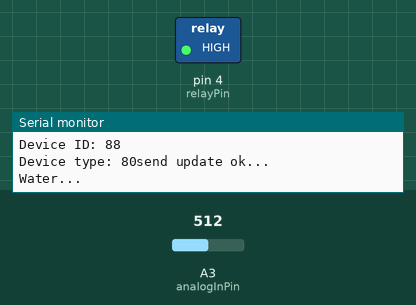
The sketch below on a simulated Arduino Uno, built with avr-gcc and run on an emulated ATmega328P. On the bench: switched loads named in the sketch (green lamp = pin HIGH), the last lines printed to the serial monitor. Dashed ring = blinking. Inputs (shaded band) come from the test bench; at power-on: A3 (analogInPin) = 512. No radio packets arrive unless stated.

Above: at 1.2 s.
1.3 s: A3 (analogInPin) set to 463
4.3 s: A3 (analogInPin) set to 442
At 6.4 s:
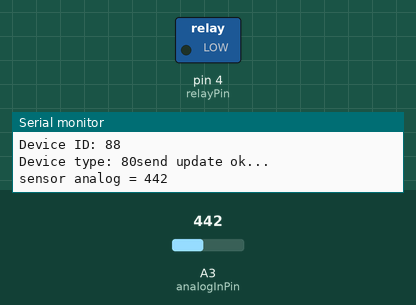
Timing chart, 0 to 7.9 s (numbered marks = the images above; inputs shaded):
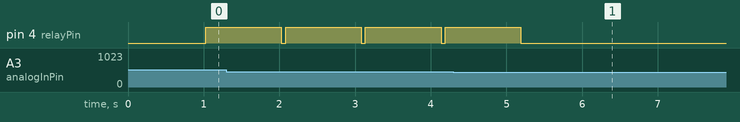

The sketch:

MoisureSwitch.ino
```cpp
#include <SPI.h>
#include <EEPROM.h>
#include "nRF24L01.h"
#include "RF24.h"
#include "printf.h"
#include "smarthome.h"

#define DEVICE_ID 88
#define DEVICE_TYPE 80
#define UPDATE_INTERVAL 300000
#define CHECK_TIME 1000
#define WATER_TIME 1000

// Set up nRF24L01 radio on SPI bus plus pins 8 & 9
RF24 radio(9, 10);

const int analogInPin = A3;   // Analog input pin of moisuer sensor
int sensorValue = 0;          // value read from the sensor
int dry_point = 0;            // Store a standard value of dry status
long delay_value = 0;
int relayPin = 4;
unsigned long lastCheckTime = 0;
unsigned long checkTime = 0;

void sendUpdate()
{
  message msg;
  msg.deviceID = DEVICE_ID;
  msg.deviceType = DEVICE_TYPE;
  msg.msgType = 2;
  msg.data[0] = sensorValue;
  msg.data[1] = dry_point;
  msg.data[2] = 0;

  printf("\nMsg size: %d", sizeof(struct message));
  printf("\nMsg Type type: %d", msg.msgType);
  printf("\nDevice ID: %d", msg.deviceID);
  printf("\nDevice type: %d", msg.deviceType);

  // Stop listening so we can talk
  radio.stopListening();
  bool ok = radio.write( &msg, sizeof(struct message));
  if (ok)
    printf("send update ok... \n");
  else
    printf("send update failed.\n\r");

  // Continue listening
  radio.startListening();
}
void setup()
{
  // Init message
  // Start serial connection
  Serial.begin(9600);

  //
  // Print preamble
  //

  printf_begin();

  // initialize the moisure signal.
  dry_point = 450;
  pinMode(relayPin, OUTPUT); // Configure pin2,3,4 as an output
  digitalWrite(relayPin, LOW); // init OFF all relay
  delay_value = 0;
  checkTime = millis();

  //
  // Setup and configure rf radio
  //
  radio.begin();

  // Optionally, increase the delay between retries & # of retries
  radio.setRetries(15, 15);

  // Optionally, reduce the payload size.  seems to
  // Improve reliability
  radio.setPayloadSize( sizeof(struct message) );

  //
  // Open pipes to other nodes for communication
  //

  radio.openWritingPipe(GATEWAY_PIPE);
  radio.openReadingPipe(1, CLIENT_PIPE+DEVICE_ID);

  //
  // Start listening
  //

  radio.startListening();

  //
  // Dump the configuration of the rf unit for debugging
  //

  radio.printDetails();

  // Waiting for Gateway implement the register command
  delay(50);

  sendUpdate();

  // Initial Health Check Cycle
  lastCheckTime = millis();
}
void loop()
{
  //Check moisure sensor
  // read the analog in value:
  sensorValue = analogRead(analogInPin);
  if((millis() - checkTime) > CHECK_TIME )      // Send Update Status after 1 minutes
  {
    sendUpdate();
    // Update Health Check Time
    checkTime = millis();

    if(sensorValue > dry_point){
      // Water
      Serial.println("Water..." );
      digitalWrite(relayPin, HIGH);
      delay(WATER_TIME);
      Serial.println("Done!" );
      digitalWrite(relayPin, LOW);
    }

    // print the results to the serial monitor:
    Serial.print("sensor analog = " );
    Serial.println(sensorValue);
  }

  // Get command form server
  if (radio.available())
  {
    printf("\nData comes");
    struct message msg;
    bool done = false;
    // Dump the payloads until we've gotten everything
    while (!done)
    {
      // Fetch the payload, and see if this was the last one.
      done = radio.read( &msg, sizeof(struct message));
    }
    printf("\n\n\n");
    printf("\nMessage: msgType - %d;", msg.msgType);
    printf("\ndeviceID - %d", msg.deviceID);
    printf("\ndeviceType - %d;", msg.deviceType);
    printf("\ndata1: %d", msg.data[0]);
    printf("\ndata2: %d", msg.data[1]);
    printf("\ndata3: %d", msg.data[2]);
    printf("\n\n\n");
    // Check destination ID
    if (msg.deviceID == DEVICE_ID){
      // Update status if Switchboard received command request status from Gateway
      if (msg.msgType == RequireUpdate){
        sendUpdate();
        // Update Health Check Time
        lastCheckTime = millis();
      } else if (msg.msgType == ChangeStatus){
          // Water
          Serial.println("Water..." );
          digitalWrite(relayPin, HIGH);
          delay(WATER_TIME);
          Serial.println("Done!" );
          digitalWrite(relayPin, LOW);
      } else if (msg.msgType == DailyWater){
        if(sensorValue < dry_point){
          // Water
          Serial.println("Water..." );
          digitalWrite(relayPin, HIGH);
          delay(WATER_TIME);
          Serial.println("Done!" );
          digitalWrite(relayPin, LOW);
        }
      } else if (msg.msgType == SendSettings) {
        dry_point = msg.data[0];
        sendUpdate();
        // Update Health Check Time
        lastCheckTime = millis();
      } else if (msg.deviceID == BROADCAST_ID){
        if (msg.msgType == RequireUpdate){
          // Waiting for other clients send status update to Gateway done
          delay(DEVICE_ID*20);
          sendUpdate();
          // Update Health Check Time
          lastCheckTime = millis();
        }
      }
    }
  }

  // Health Check Cycle
  if(lastCheckTime > millis())                                // Timer of Arduino resets after 50 days
  {
    lastCheckTime = 0;
  }
  else if((millis() - lastCheckTime) > UPDATE_INTERVAL )      // Send Update Status after 1 minutes
  {
    sendUpdate();
    // Update Health Check Time
    lastCheckTime = millis();
  }

  // Set check time
  if(checkTime > millis())                                // Timer of Arduino resets after 50 days
  {
    checkTime = millis();
  }

}
```

printf.h
```cpp
// (licence header left out)
/**
 * @file printf.h
 *
 * Setup necessary to direct stdout to the Arduino Serial library, which
 * enables 'printf'
 */

#ifndef __PRINTF_H__
#define __PRINTF_H__

#ifdef ARDUINO

int serial_putc( char c, FILE * )
{
  Serial.write( c );

  return c;
}

void printf_begin(void)
{
  fdevopen( &serial_putc, 0 );
}

#else
#error This example is only for use on Arduino.
#endif // ARDUINO

#endif // __PRINTF_H__
```

smarthome.h
```cpp
/**
 * File: smarthome.h
 *
 * Description: define command, pipe address, structure use in smarhome system
 *
 */

#ifndef __SMARTHOME_H__
#define __SMARTHOME_H__

////////////////// COMMON DEFINE ///////////////////////////////////
#define ON                        1
#define OFF                       0
#define START_BYTE                0x55
#define STOP_BYTE                 0x77
#define GATEWAY_ID                0x0
#define BROADCAST_ID              0xff


////////////////// PIPE ADDRESS ////////////////////////////////////
#define GATEWAY_PIPE              0xF0F0F0F0A0LL
#define CLIENT_PIPE               0xF0F0F0F0B0LL


////////////////// COMMNUNICATION COMMAND //////////////////////////
enum command
{
  cmd_set_status = 1,
  cmd_request_status,
  cmd_update_status,
  cmd_register,
};


////////////////// DEVICE TYPE ///////////////////////////////////
enum device_type
{
  device_switchboard = 1,
  device_tempsensor,
  device_lockdoor,
  device_curtain
};


////////////////// ROOM LIST /////////////////////////////////////
enum room_list
{
  living_room = 1,
  kitchen_room,
  bed_room_1,
  bed_room_2,
  bed_room_3,
  bath_room_1,
  bath_room_2
};

enum message_type
{
	Register = 1, //Register message, sent when client boots up
	/*Update message sent to gateway when client status changed, 4 data int used for relay status
	  With sensor, only 1 or 2 data int used
	  With door lock, only 1 data int used for open or locked status
	*/
	Update,
	/*
	  Require Update message sent by gateway when booting up.
	  When received this, client must send its status to GW
	*/
	RequireUpdate,
        /*
	  Change Status message, sent from gateway to client to ask for changing status
	  With switch board or PIR, first byte is relay to turn on or off (1-4), second int is 0 (OFF) or 1 (ON)
	  With door lock, first int is used, either 0 (LOCKED) or 1 (OPEN)

	*/
	ChangeStatus,

        /*
	  Send setting message, sent from gateway to client to ask for changing setting values
	  With Moisure, set dry_point
	*/
	SendSettings,

        /*
	  Daily water request from server
	*/
	DailyWater,
};


////////////////// STRUCTURE ///////////////////////////////////////
// Message Structure
typedef struct message
{
  uint32_t msgType;
  uint32_t deviceType;
  uint32_t deviceID;
  uint32_t data[6];
};

// Client data
typedef struct client
{
  char id;
  char type;
  char room;
  char isAlive;
  char data[3];
};

#endif // __PRINTF_H__
```

Measured:
- the behaviour switches between 451 and 450 on A3 (analogInPin) (found by bisection; images 0 and 1)
- after the input at 4.3 s, pin 4 (relayPin): goes on until 5.2 s, then stays LOW
- by itself, pin 4 (relayPin): alternates HIGH for 1.0 s and LOW for 0.05 s
